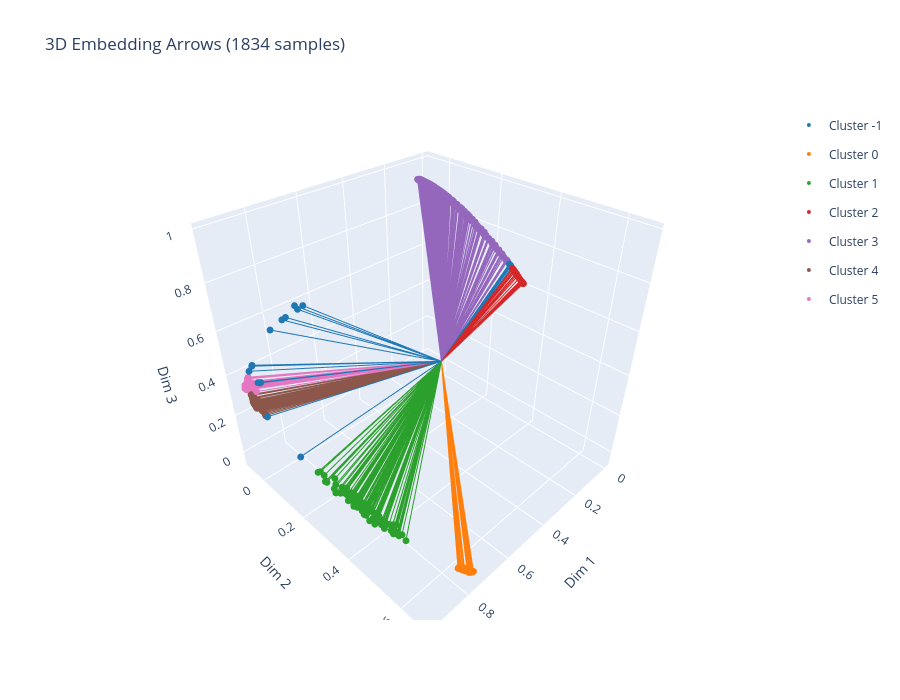

Source (notebook cell):
### Code cell
from metric_learning.utils import plot_2d_arrows_stratified, plot_3d_arrows_stratified

dim = all_embeddings.shape[-1]

if dim == 2:
    fig = plot_2d_arrows_stratified(all_embeddings, Labels2, samples_per_cluster=10000)
    fig.show()
elif dim == 3:
    fig = plot_3d_arrows_stratified(all_embeddings, Labels2, samples_per_cluster=400)
    fig.show()
